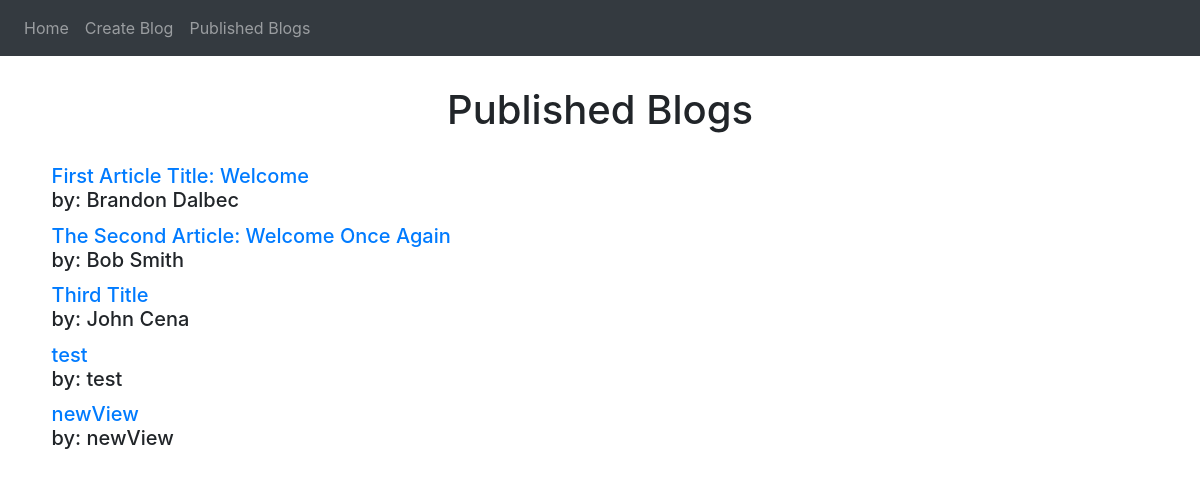
The page /published_blogs/ on the database as committed earlier.
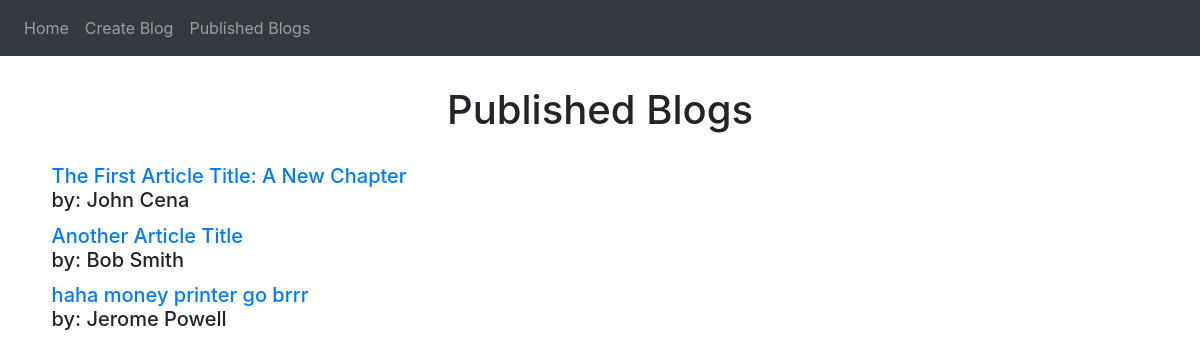
The same page on the database as committed later.
### blog/models.py (models this page shows)
class Article(models.Model):
    title = models.CharField(max_length=250)
    author = models.CharField(max_length=250)
    content = models.TextField()

### blog/views.py (the view)
# urls.py: path('published_blogs/', views.published_blogs_view),
def published_blogs_view(request):
    articles = Article.objects.all()
    template = loader.get_template('blog/publishedBlogs.html')
    context={'articles': articles}
    return HttpResponse(template.render(context, request))

### blog/templates/blog/publishedBlogs.html (shortened to what this page needs)
{% extends "blog/base.html" %}
{% block content %}
<h1 class="center publishedBlogsHeader">Published Blogs</h1>
<ul>
    {% for article in articles %}
    <h5 class="articleTitleSection"><a href="/individual_blog/?page={{forloop.counter}}">{{ article.title }}</a><br> by: {{article.author}}</h5>
    {% endfor %}
</ul>
{% endblock content %}

Rows that differ between the two databases and show on the page:
removed Article: title "First Article Title: Welcome", author "Brandon Dalbec"
removed Article: title "The Second Article: Welcome Once Again", author "Bob Smith"
removed Article: title "Third Title", author "John Cena"
removed Article: title "test", author "test"
removed Article: title "newView", author "newView"
added Article: title "The First Article Title: A New Chapter", author "John Cena"
added Article: title "Another Article Title", author "Bob Smith"
added Article: title "haha money printer go brrr", author "Jerome Powell"
